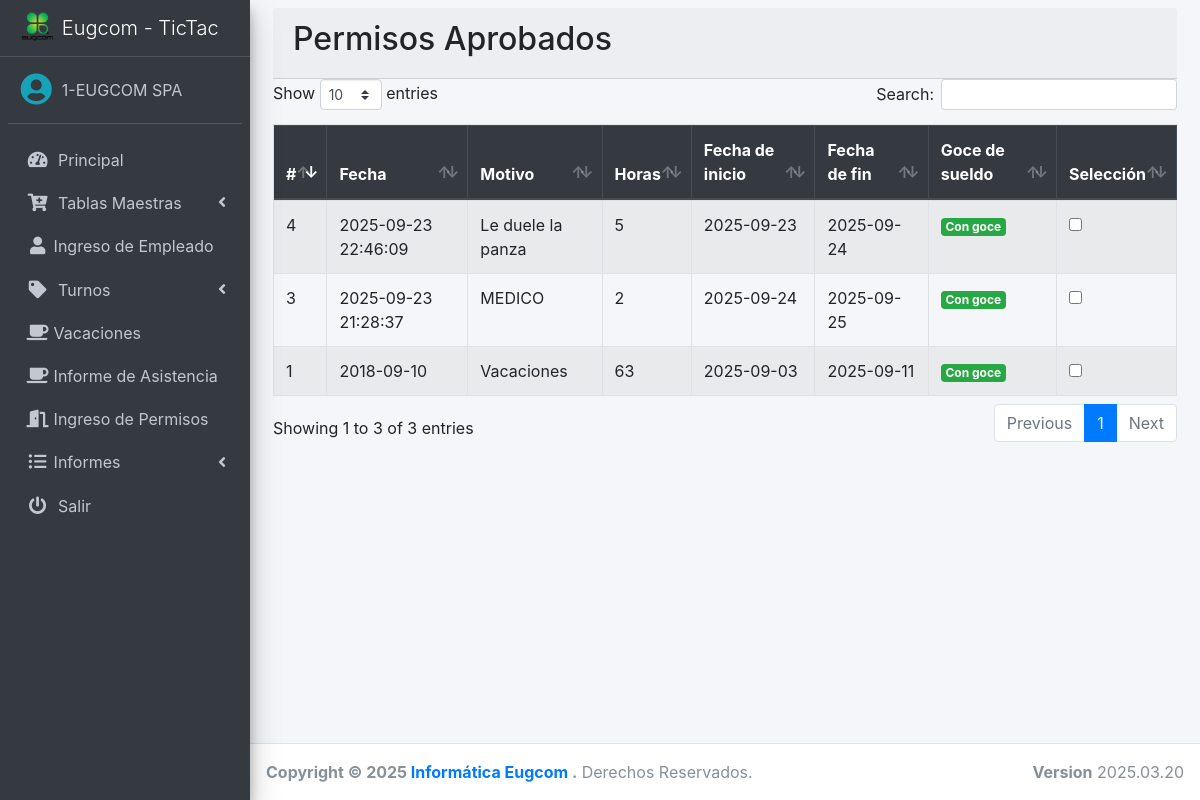
The app's page /src/permisos_aprobados.php (signed in), older data.
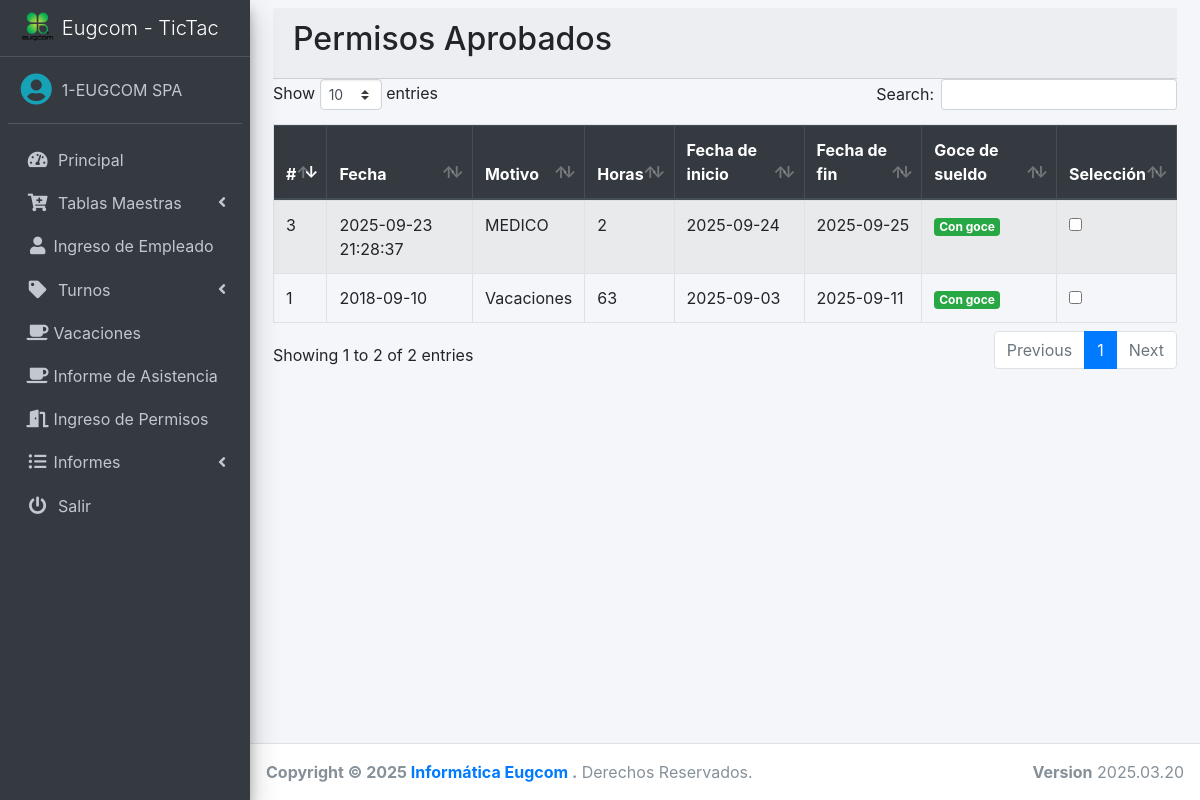
The same page, newer data.
### tables this page shows
CREATE TABLE `permisos` (
  `id_permisos` int(10) NOT NULL,
  `id_usuario` int(10) NOT NULL,
  `id_motivo` int(10) NOT NULL,
  `fecha_ini` date NOT NULL,
  `fecha_fin` date NOT NULL,
  `hora_ini` varchar(50) DEFAULT NULL,
  `hora_fin` varchar(50) DEFAULT NULL,
  `total_horas` varchar(50) NOT NULL,
  `observaciones` varchar(500) NOT NULL,
  `goce` int(10) NOT NULL,
  `status` tinyint(5) NOT NULL,
  `adjunto` varchar(250) DEFAULT NULL,
  `creado` varchar(50) NOT NULL,
  `id_empresa` int(10) NOT NULL
);

### src/permisos_aprobados.php (the view, shortened to what this page needs)
<?php
include "includes/header.php";
$id_empresa=$_SESSION['idempresa'];
?>
<head>
<link href="https://stackpath.bootstrapcdn.com/bootstrap/4.5.2/css/bootstrap.min.css" rel="stylesheet">
</head>
<div class="table-responsive">
    <div class="card-header">
        <h2>Permisos Aprobados</h2>
    </div>
    <table class="table table-hover table-striped table-bordered mt-2" id="tbl">
        <thead class="thead-dark">
            <tr>
                <th>#</th>
                <th>Fecha</th>
                <th>Motivo</th>
                <th>Horas</th>
                <th>Fecha de inicio</th>
                <th>Fecha de fin</th>
                <th>Goce de sueldo</th>
                <th>Selección</th>
            </tr>
        </thead>
        <tbody>
            <?php
            $query = mysqli_query($conexion, "SELECT * FROM permisos WHERE id_empresa='$id_empresa' ORDER BY observaciones");
            $result = mysqli_num_rows($query);
            if ($result > 0) {
                while ($data = mysqli_fetch_assoc($query)) {
                    $estado = ($data['goce'] == 1) ? '<span class="badge badge-success">Con goce</span>' : '<span class="badge badge-danger">Sin goce</span>';
                    ?>
                    <tr>
                        <td><?php echo $data['id_permisos']; ?></td>
                        <td><?php echo $data['creado']; ?></td>
                        <td><?php echo $data['observaciones']; ?></td>
                        <td><?php echo $data['total_horas']; ?></td>
                        <td><?php echo $data['fecha_ini']; ?></td>
                        <td><?php echo $data['fecha_fin']; ?></td>
                        <td><?php echo $estado; ?></td>
                        <td>
                            <input type="checkbox" class="checkbox" id="permiso_<?php echo $data['id_permisos']; ?>">
                        </td>
                    </tr>
            <?php }
            } ?>
        </tbody>
    </table>
</div>
<?php include_once "includes/footer.php"; ?>

### src/includes/header.php (shortened to what this page needs)
<!DOCTYPE html>
<html lang="en">
<head>
    <link rel="stylesheet" href="../assets/plugins/fontawesome-free/css/all.min.css">
    <link rel="stylesheet" href="https://code.ionicframework.com/ionicons/2.0.1/css/ionicons.min.css">
    <link rel="stylesheet" href="../assets/dist/css/adminlte.min.css">
    <link rel="stylesheet" href="../assets/plugins/datatables-bs4/css/dataTables.bootstrap4.min.css">
</head>
<body class="hold-transition sidebar-mini" onload="mueveReloj()">
    <div class="wrapper">
        <aside class="main-sidebar sidebar-dark-primary elevation-4">
            <a href="dashboard.php" class="brand-link">
                <img src="../assets/img/logo.png" alt="AdminLTE Logo" class="brand-image" >
                <span class="brand-text font-weight-light">Eugcom - TicTac</span>
            </a>
            <div class="sidebar">
                <div class="user-panel mt-3 pb-3 mb-3 d-flex">
                    <div class="image">
                        <i class="fas fa-user-circle fa-2x text-info"></i>
                    </div>
                    <div class="info">
                        <a href="#" class="d-block"><?php echo $_SESSION['idempresa']."-". $_SESSION['nombreempresa']; ?></a>
                    </div>
                </div>
                <nav class="mt-2">
                    <ul class="nav nav-pills nav-sidebar flex-column" data-widget="treeview" role="menu" data-accordion="false">
                        <li class="nav-item">
                            <a href="dashboard.php" class="nav-link">
                                <i class="nav-icon fas fa-tachometer-alt"></i>
                                <p>
                                    Principal
                                </p>
                            </a>
                        </li>
                        <li class="nav-item">
                            <a href="#" class="nav-link">
                                <i class="nav-icon fas fa-cart-plus"></i>
                                <p>
                                    Tablas Maestras
                                    <i class="fas fa-angle-left right"></i>
                                </p>
                            </a>
                        </li>
						<li class="nav-item">
                            <a href="ingreso_empleado.php" class="nav-link">
                                <i class="nav-icon fas fa-user"></i><p>Ingreso de Empleado</p>
                            </a>
                        </li>
						<li class="nav-item">
                            <a href="#" class="nav-link">
                                <i class="nav-icon fas fa-tag"></i>
                                <p>Turnos<i class="fas fa-angle-left right"></i></p>
                            </a>
                        </li>
                        <li class="nav-item">
                            <a href="vacaciones.php" class="nav-link">
                                <i class="nav-icon fas fa-coffee"></i><p>Vacaciones</p>
                            </a>
                        </li>
						<li class="nav-item">
                            <a href="informe_de_asistencia.php" class="nav-link">
                                <i class="nav-icon fas fa-coffee"></i><p>Informe de Asistencia</p>
                            </a>
                        </li>
						<li class="nav-item">
                            <a href="ingreso_permisos.php" class="nav-link">
                                <i class="nav-icon fas fa-door-open"></i><p>Ingreso de Permisos</p>
                            </a>
                        </li>
						<li class="nav-item">
							<a href="#" class="nav-link">
								<i class="nav-icon fas fa-list-ul"></i><p>Informes<i class="fas fa-angle-left right"></i></p>
							</a>
                        </li>
                        <li class="nav-item">
                            <a href="salir.php" class="nav-link" data-toggle="modal" data-target="#modalCerrarSesion">
                                <i class="nav-icon fas fa-power-off"></i>
                                <p>
                                    Salir
                                </p>
                            </a>
                        </li>
                    </ul>
                </nav>
            </div>
        </aside>
        <div class="content-wrapper">
            <div class="content">
                <div class="container-fluid py-2">
</body>

### src/includes/footer.php (shortened to what this page needs)
<footer class="main-footer">
    <strong>Copyright &copy; 2025 <a href="#">Inform&aacute;tica Eugcom </a>.</strong>
    Derechos Reservados.
    <div class="float-right d-none d-sm-inline-block">
        <b>Version</b> 2025.03.20
    </div>
</footer>
</body>
</html>

Row changes from the older to the newer data that the page shows:
removed permisos: id_permisos "4", creado "2025-09-23 22:46:09", observaciones "Le duele la panza", total_horas "5", fecha_ini "2025-09-23", fecha_fin "2025-09-24", goce "Con goce"
Text that changed along with them:
text written by a page script: "Show entries Search: Showing 1 to 3 of 3 entries Previous 1 Next" → "Show entries Search: Showing 1 to 2 of 2 entries Previous 1 Next"
